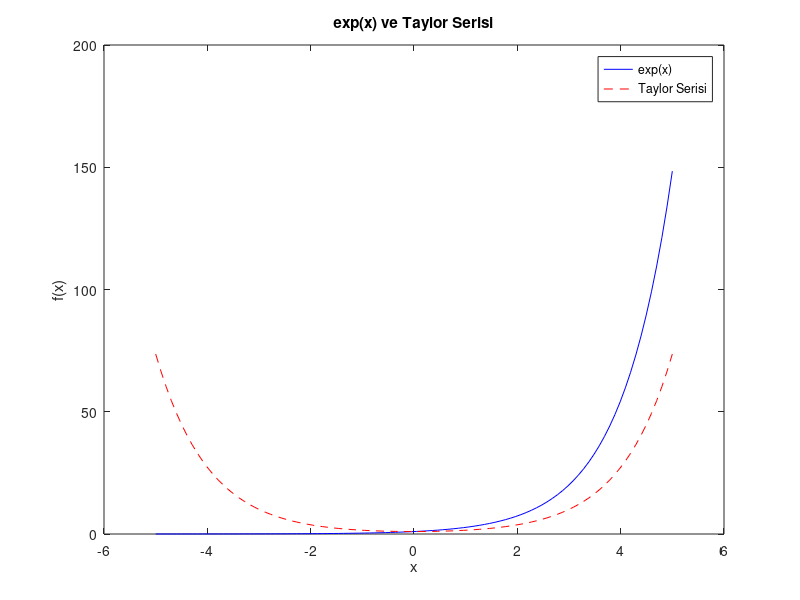

Write the MATLAB code that produced this figure.
function testTaylorExp()
    x = linspace(-5, 5, 100); % x değerlerini oluşturalım
    y_exp = exp(x); % gerçek fonksiyonu hesaplayalım
    
    % Taylor serisi terimlerini hesaplayalım
    y_taylor = zeros(size(x));
    for n = 0:2:10 % 2'şer aralıklarla terim sayısını arttıralım
        y_taylor = y_taylor + (x.^n) / factorial(n);
    end
    
    % Grafik çizdirelim
    plot(x, y_exp, 'b-', x, y_taylor, 'r--');
    xlabel('x');
    ylabel('f(x)');
    title('exp(x) ve Taylor Serisi');
    legend('exp(x)', 'Taylor Serisi');
end


